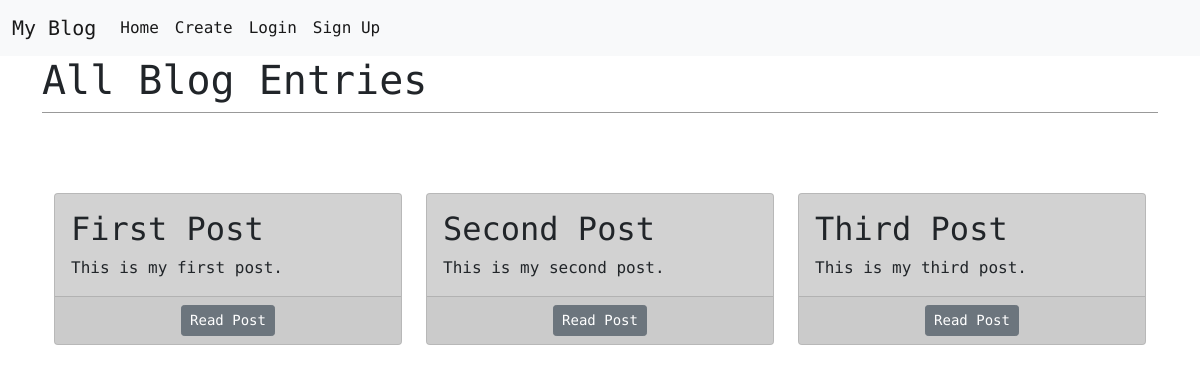
The app's page /, older data.
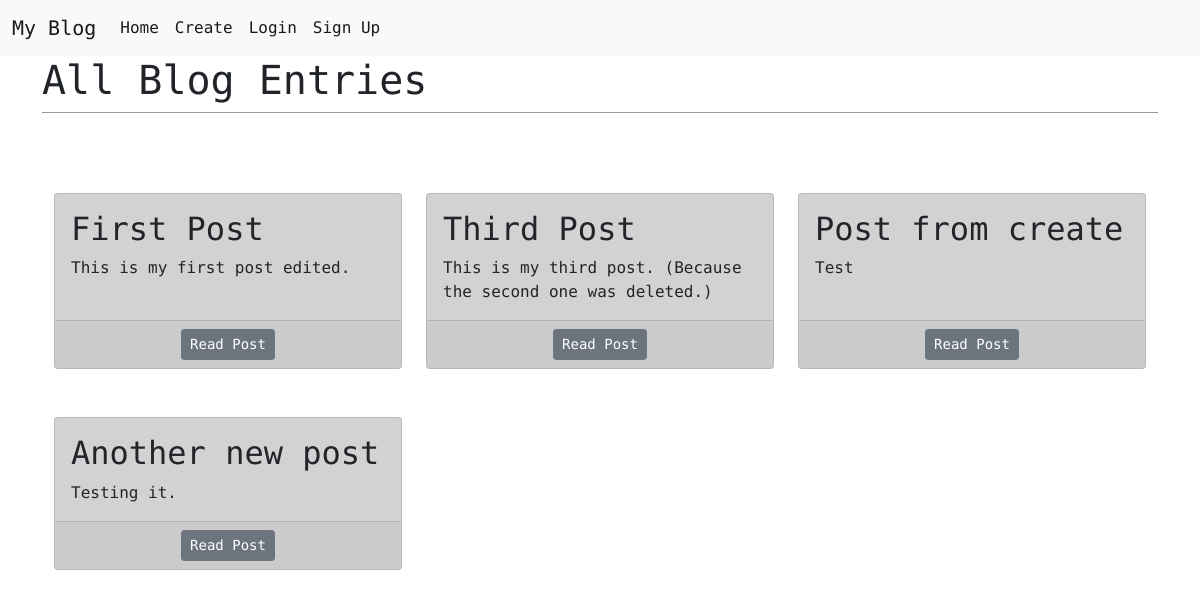
The same page, newer data.
### blog/models.py (models this page shows, shortened)
class Post(models.Model):
    title = models.CharField(max_length=200)
    author = models.ForeignKey("auth.User", on_delete=models.CASCADE)
    body = models.TextField()

### blog/views.py (the view)
# urls.py: path("", BlogListView.as_view(), name="home"),
class BlogListView(ListView):
    model = Post
    template_name = "home.html"

### templates/home.html (shortened to what this page needs)
{% extends 'base.html' %}
{% load mathfilters %}
{% block content %}
    <div class="container">
        <header>
            <h1>All Blog Entries</h1>
        </header>
        <div class="container">
            <div class="row justify-content-start">
                {% for post in object_list %}
                    {% if forloop.counter|sub:1|divisibleby:3 %}
                    </div>
                    <div class="row justify-content-start">
                        <div class="col-4">
                            <div class="card">
                                <div class="card-body post-entry">
                                    <h2 class="card-title">{{ post.title }}</h2>
                                    <p class="card-text">{{ post.body|truncatechars:90 }}</p>
                                </div>
                                <div class="card-footer text-center">
                                    <a class="btn btn-secondary btn-sm" href="{% url 'post_detail' post.pk %}">Read Post</a>
                                </div>
                            </div>
                        </div>
                    {% else %}
                        <div class="col-4">
                            <div class="card">
                                <div class="card-body post-entry">
                                    <h2 class="card-title">{{ post.title }}</h2>
                                    <p class="card-text">{{ post.body|truncatechars:90 }}</p>
                                </div>
                                <div class="card-footer text-center">
                                    <a class="btn btn-secondary btn-sm" href="{% url 'post_detail' post.pk %}">Read Post</a>
                                </div>
                            </div>
                        </div>
                    {% endif %}
                {% endfor %}
            </div>
        </div>
    </div>
{% endblock content %}

### templates/base.html (shortened to what this page needs)
{% load static %}
<html>
<head>
    <link href="https://cdn.jsdelivr.net/npm/bootstrap@5.0.2/dist/css/bootstrap.min.css" rel="stylesheet"
>
    <link rel="stylesheet" href="{% static 'css/base.css' %}">
</head>
<body>
    <nav class="navbar navbar-expand-lg navbar-light bg-light">
        <div class="container-fluid">
            <a class="navbar-brand" href="{% url 'home' %}">My Blog</a>
            <div class="collapse navbar-collapse" id="navbarNav">
                <ul class="navbar-nav">
                    <li class="nav-item">
                        <a class="nav-link active" aria-current="page" href="{% url 'home' %}">Home</a>
                    </li>
                    <li>
                        <a class="nav-link active" aria-current="page" href="{% url 'post_new' %}">Create</a>
                    </li>
                    {% if user.is_authenticated %}
                        <li>
                            <a class="nav-link active" aria-current="page" href="{% url 'logout' %}">Logout</a>
                        </li>
                    {% else %}
                        <li>
                            <a class="nav-link active" aria-current="page" href="{% url 'login' %}">Login</a>
                        </li>
                        <li>
                            <a class="nav-link active" aria-current="page" href="{% url 'signup' %}">Sign Up</a>
                        </li>
                    {% endif %}
                </ul>
            </div>
        </div>
    </nav>
    {% block content %}
    {% endblock content %}
</body>
</html>

### static/css/base.css (style rules this page uses)
body { font-family: 'Roboto Mono', monospace; font-weight: 300; }
header { border-bottom: 1px solid #999; margin-bottom: 2rem; display: flex; }
.row { margin-bottom: 3rem; }
.card { background-color: rgb(210, 210, 210); height: 100%; }

Row changes from the older to the newer data that the page shows:
removed Post: title "Second Post", body "This is my second post."
changed Post "First Post": body "This is my first post." → "This is my first post edited."
changed Post "Third Post": body "This is my third post." → "This is my third post. (Because the second one was deleted.)"
added Post: title "Post from create", body "Test"
added Post: title "Another new post", body "Testing it."
